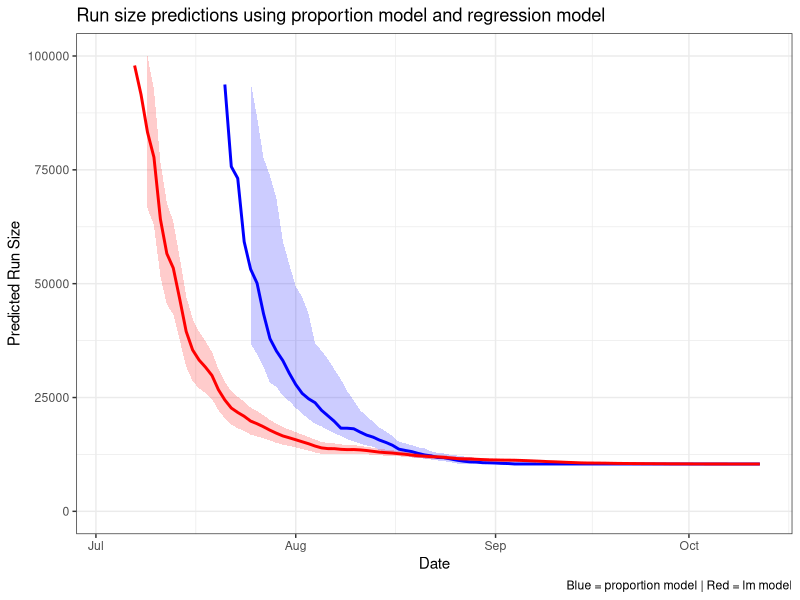
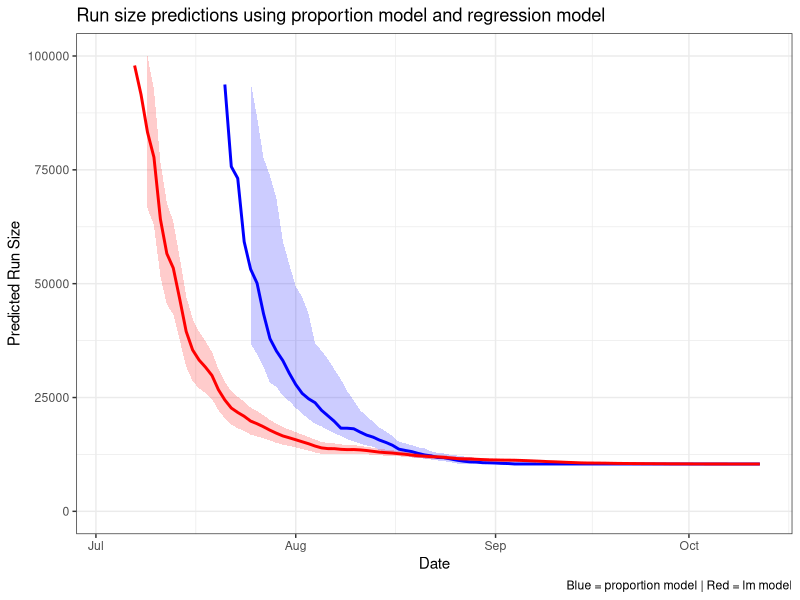

The R source for these figures, in order:
library(data.table)
library(tidyverse)
library(ggpubr)

options(scipen=1000)

current.index <- 42.44
multiplier <- 245
todate<-as.Date("2025-08-28")
todate.label<-"August 28"

daily <- fread("data/common/tyee_daily_indices_steelhead_1956-2024.csv", header = TRUE)

index_2025 <- fread("data/current_year/tyee data 2025.csv", header = TRUE) %>%
  select(c(Date, steelhead)) %>%
  rename("2025" = steelhead)

# add 2025 index values to common data
data <- left_join(daily, index_2025, by = "Date")

data <- data %>%
  mutate_if(is.character, as.numeric) %>%
  pivot_longer(`1956`:`2025`, names_to="Year", values_to="Index") %>%
  mutate(Year = as.numeric(Year)) %>%
  group_by(Year) %>%
  mutate(Index = replace_na(Index,0),
         CumIndex = cumsum(Index),
         Fish = Index*multiplier,
         CumFish = CumIndex*multiplier,
         FinalIndex = sum(Index,na.rm=TRUE),
         FinalFish = sum(Fish,na.rm=TRUE),
         p = CumIndex/FinalIndex,
         isittoday=ifelse(Date==todate,"today","nottoday"))

# storage dataframe
results <- data.frame(Date=as.Date(character()),
                      med=double(), p25=double(), p75=double(),
                      medFish=double(), p25Fish=double(), p75Fish=double(),
                      r2=double(), pval=double(),
                      lm_med=double(), lm_p25=double(), lm_p75=double(),
                      stringsAsFactors=FALSE)

# Loop across each day starting July 3

dates2025 <- unique(data$Date[format(data$Date, "%Y")=="2025"])
dates2025 <- sort(dates2025)
dates2025 <- dates2025[dates2025 >= as.Date("2025-07-03")]


todate


for (todate in dates2025) {
  
  todays.data <- data %>%
    filter(Date==todate)
  
  med.today<-round(median(todays.data$p,na.rm=TRUE),5)
  p25<-round(quantile(todays.data$p,.25,na.rm=TRUE),5)
  p75<-round(quantile(todays.data$p,.75,na.rm=TRUE),5)
  
  #estimate number of fish at todates proportions
  med.fish<-round(multiplier*current.index/med.today,0)
  p25.fish<-round(multiplier*current.index/p25,0)
  p75.fish<-round(multiplier*current.index/p75,0)
  
  # lm model
  dat <- data.frame(count=todays.data$CumIndex, final=todays.data$FinalIndex)
  m <- lm(final ~ count, data=dat)
  
  s <- summary(m)
  r2 <- s$r.squared
  pval <- coef(s)[2,4]
  
  # predicted final fish for current count
  currentx <- current.index*multiplier
  pred_current <- predict(
    m, 
    newdata=data.frame(count=currentx),
    interval="prediction",
    level=0.75
  )
  
  med.lm  <- pred_current[1,"fit"]
  p25.lm  <- pred_current[1,"lwr"]
  p75.lm  <- pred_current[1,"upr"]
  
  # store results
  results <- rbind(results, data.frame(
    Date = as.Date(todate),
    med = round(med.today,5),
    p25 = round(p25,5),
    p75 = round(p75,5),
    medFish = round(med.fish,0),
    p25Fish = round(p25.fish,0),
    p75Fish = round(p75.fish,0),
    r2 = round(r2,3),
    pval = round(pval,5),
    lm_med = round(med.lm,0),
    lm_p25 = round(p25.lm,0),
    lm_p75 = round(p75.lm,0)
  ))
}


#plot
results$Date <- as.Date(results$Date)

# Scale proportion model to run size
# (assuming FinalIndex is the final run size from your dataset)
final_run_size <- max(data$FinalFish, na.rm=TRUE)

plot_data <- results %>%
  mutate(
    med_prop_scaled = medFish,
    p25_prop_scaled = p25Fish,
    p75_prop_scaled = p75Fish,
    med_lm_scaled = lm_med * final_run_size,
    p25_lm_scaled = lm_p25 * final_run_size,
    p75_lm_scaled = lm_p75 * final_run_size
  )


ggplot(plot_data, aes(x=Date)) +
  # # Proportion model (blue)
  geom_ribbon(aes(ymin=p25_prop_scaled, ymax=p75_prop_scaled),
               fill="blue", alpha=0.2) +
  geom_line(aes(y=med_prop_scaled), color="blue", size=1) +
  
  # Regression model (red)
  geom_ribbon(aes(ymin=lm_p25, ymax=lm_p75),
              fill="red", alpha=0.2) +
  geom_line(aes(y=lm_med), color="red", size=1) +
  
  labs(title="Run size predictions using proportion model and regression model",
       y="Predicted Run Size",
       caption="Blue = proportion model | Red = lm model") +
  ylim(0,100000)+
  theme_bw()


ggsave("steelhead/model outputs lm and proportion model with uncertainty.png",
       units="in",dpi=300,height=6,width=6)
